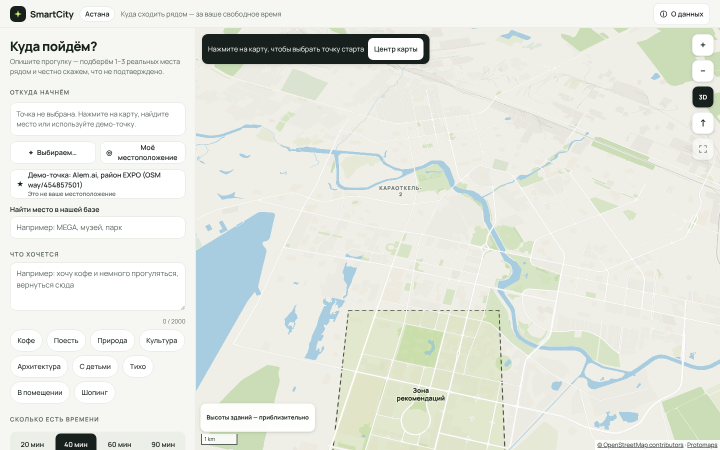
#> input picture artifacts/map-realism/before/before-city.png, 1440 x 900 px, found by its file name (shown at 1/2 size); its folder holds 4 pictures in this run
$ python compare_shots.py
#> lines starting #> are read from the running program, lines starting #| are printed output that depends on the picture; pictures that were not available may be replaced by others from this repository, and a replacement may not be noted
"""Side-by-side "before | after" sheets from real app screenshots (no drawing on the map itself).

Usage: python3 scripts/compare_shots.py artifacts/map-realism  (needs Pillow)
Desktop views are cropped to the map area (right of the 392 px panel); the phone view is shown whole.
"""

import sys
from pathlib import Path

from PIL import Image, ImageDraw, ImageFont

ROOT = Path(sys.argv[1] if len(sys.argv) > 1 else "artifacts/map-realism")
PAIRS = {
    "city": "Общий вид (z11.8)",
    "baiterek": "Байтерек (z17.2, наклон 62°)",
    "expo": "EXPO / Нур Алем (z16.2, наклон 58°)",
    "mobile": "Телефон 390×844: план прогулки на карте",
}


FONTS = (
    "/usr/share/fonts/truetype/dejavu/DejaVuSans-Bold.ttf",
    "/System/Library/Fonts/Supplemental/Arial Bold.ttf",
)


def font(size: int):
    for p in FONTS:
        if Path(p).is_file():
            return ImageFont.truetype(p, size)
    return ImageFont.load_default()


def sheet(name: str, title: str) -> Path:
#> called with name = 'city', title = 'Общий вид (z11.8)'
    a = Image.open(ROOT / "before" / f"before-{name}.png").convert("RGB")
#> a is the input picture: PIL image 1440x900 RGB; mean R, G, B 229.2, 232, 224.5
    b = Image.open(ROOT / "after" / f"after-{name}.png").convert("RGB")
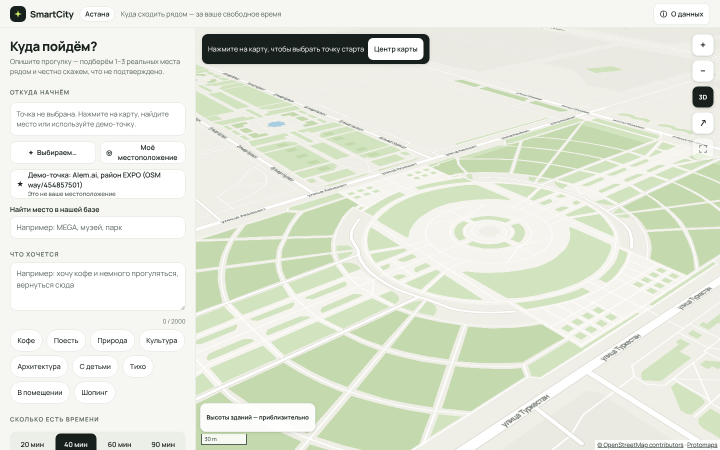
#> input picture artifacts/map-realism/before/before-baiterek.png, 1440 x 900 px, given in place of after-city.png, which was not available (shown at 1/2 size)
#> b is the input picture: PIL image 1440x900 RGB; mean R, G, B 227.3, 232, 219
    if name != "mobile":
        a, b = (im.crop((392, 56, im.width, im.height)) for im in (a, b))
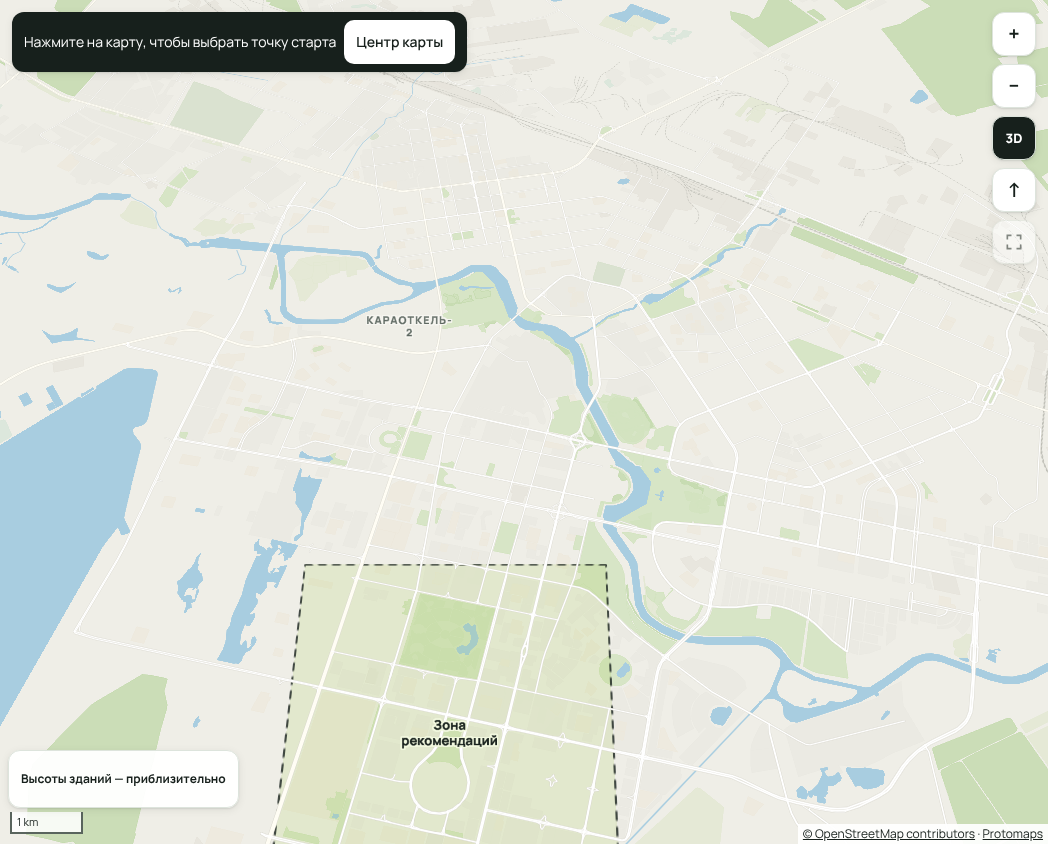
#> a: PIL image 1048x844 RGB; mean R, G, B 224.4, 227.9, 218.6
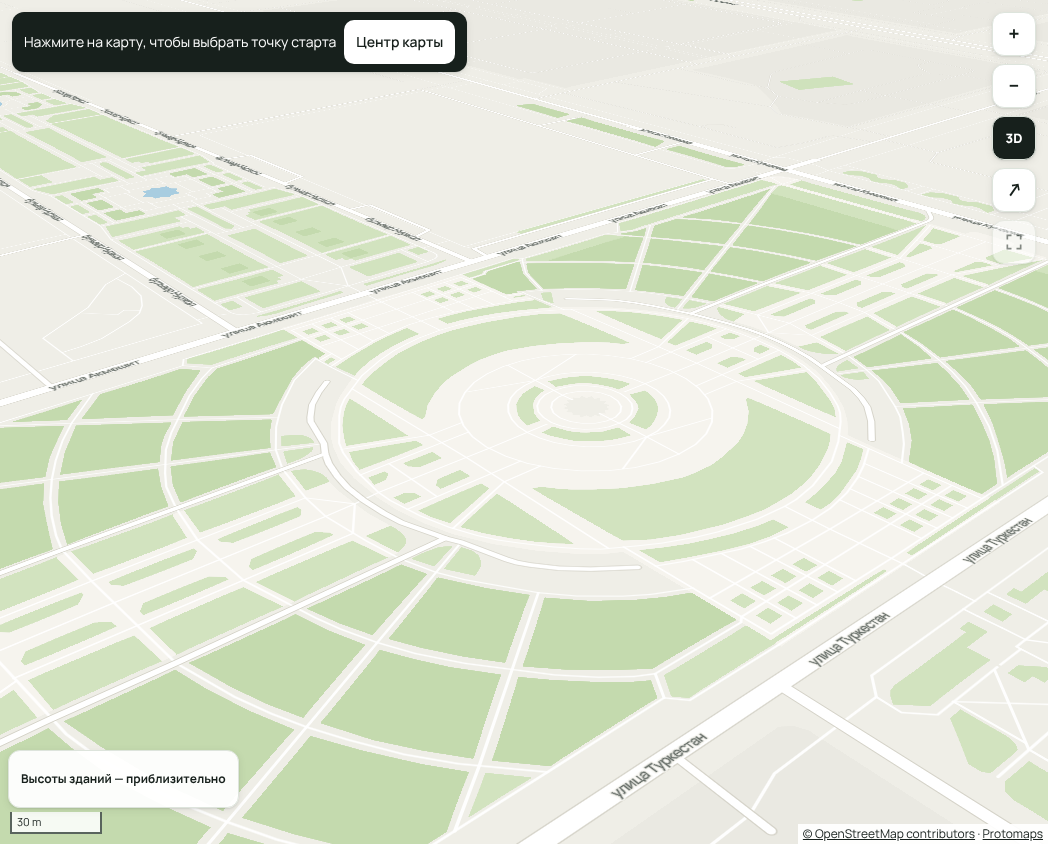
#> b: PIL image 1048x844 RGB; mean R, G, B 221.6, 228, 210.5
    head, gap = 70, 16
    out = Image.new("RGB", (a.width + b.width + gap, max(a.height, b.height) + head), "white")
#> out: PIL image 2112x914 RGB; every value is 255
    out.paste(a, (0, head))
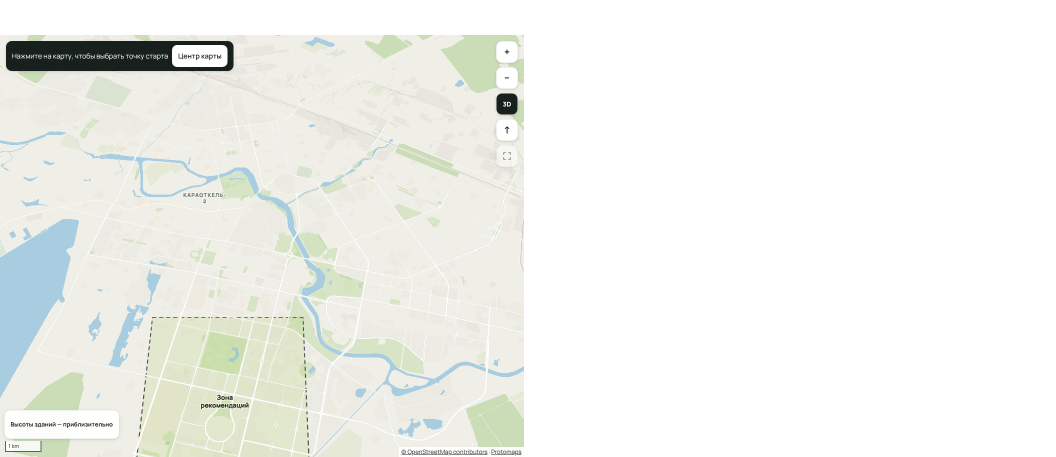
#> out: PIL image 2112x914 RGB (shown at 1/2 size); mean R, G, B 241, 242.6, 238.3
    out.paste(b, (a.width + gap, head))
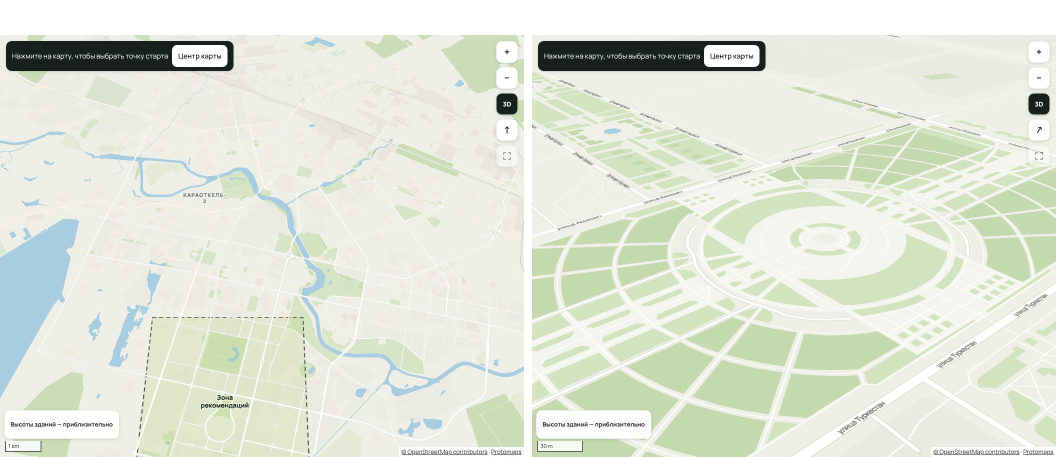
#> out: PIL image 2112x914 RGB (shown at 1/2 size); mean R, G, B 225.7, 230.2, 217.9
    d = ImageDraw.Draw(out)
    d.text((12, 8), title, fill="#17201C", font=font(26))
    d.text((12, 40), "ДО — 4cb6f98", fill="#7A2E2E", font=font(22))
    d.text((a.width + gap + 12, 40), "ПОСЛЕ — эта ветка", fill="#176447", font=font(22))
    path = ROOT / f"compare-{name}.png"
    out.save(path, optimize=True)
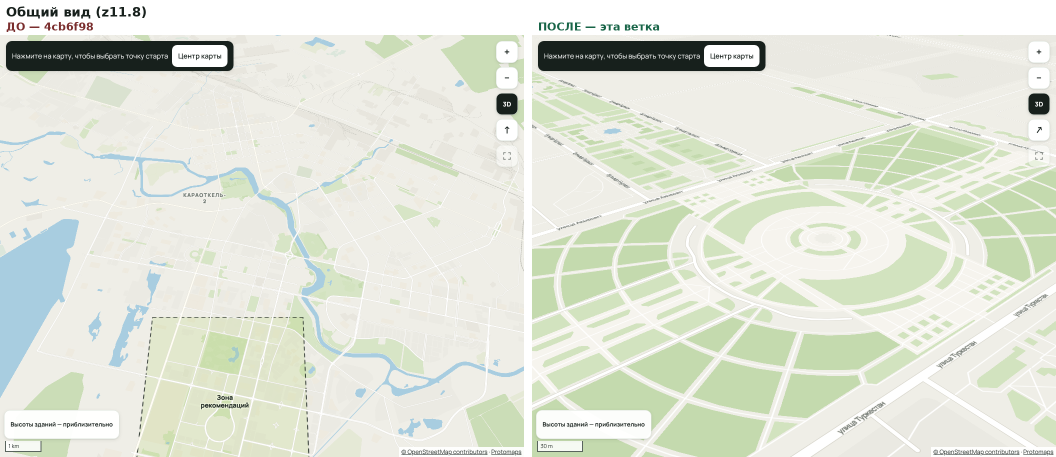
#> saved as compare-city.png: PIL image 2112x914 RGB (shown at 1/2 size); mean R, G, B 225.2, 229.7, 217.4
#> pass 3 of the loop `for n, t in PAIRS.items():`:
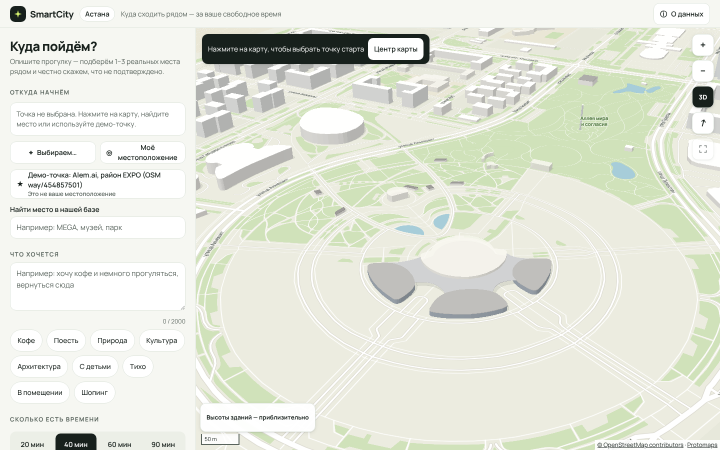
#> input picture artifacts/map-realism/before/before-expo.png, 1440 x 900 px, found by its file name (shown at 1/2 size)
#> in sheet, a is the input picture: PIL image 1440x900 RGB; mean R, G, B 227.8, 230.9, 219.7
#> in sheet (call 3), `a, b = (im.crop((392, 56, im.width, im.height)) for im in (a, b))`:
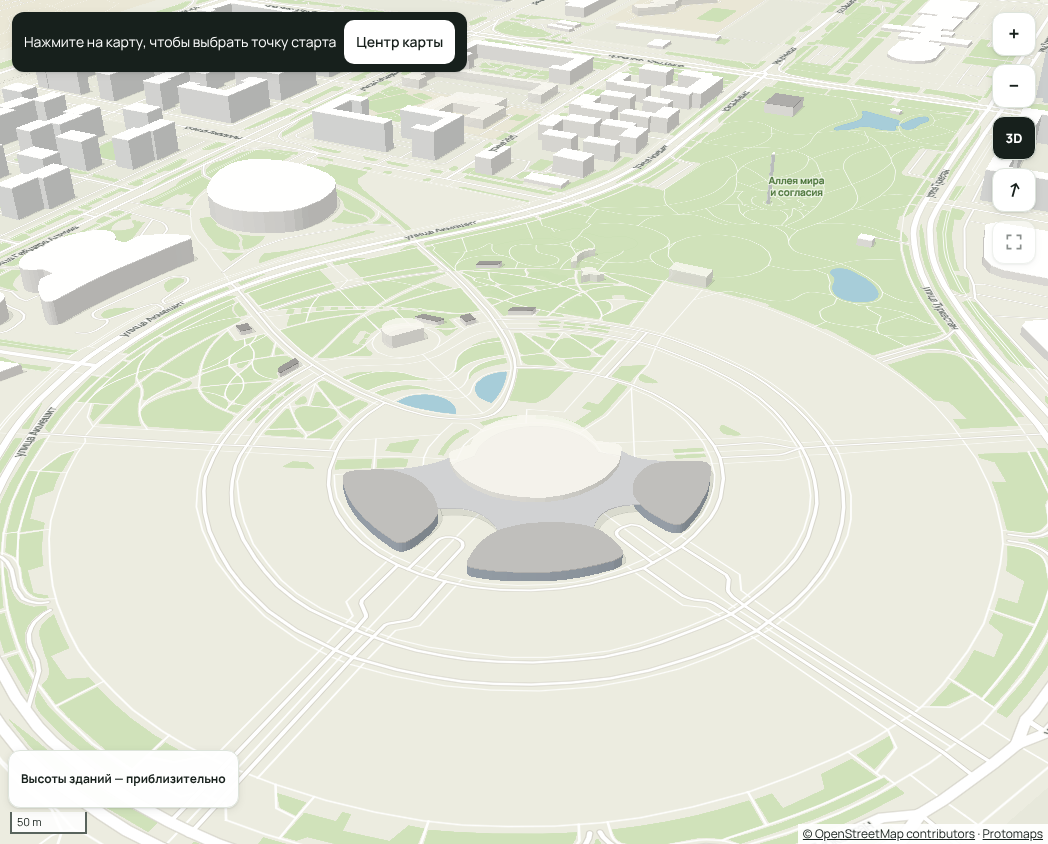
#> a: PIL image 1048x844 RGB; mean R, G, B 222.4, 226.3, 211.6
#> in sheet (call 3), `out.save(path, optimize=True)`:
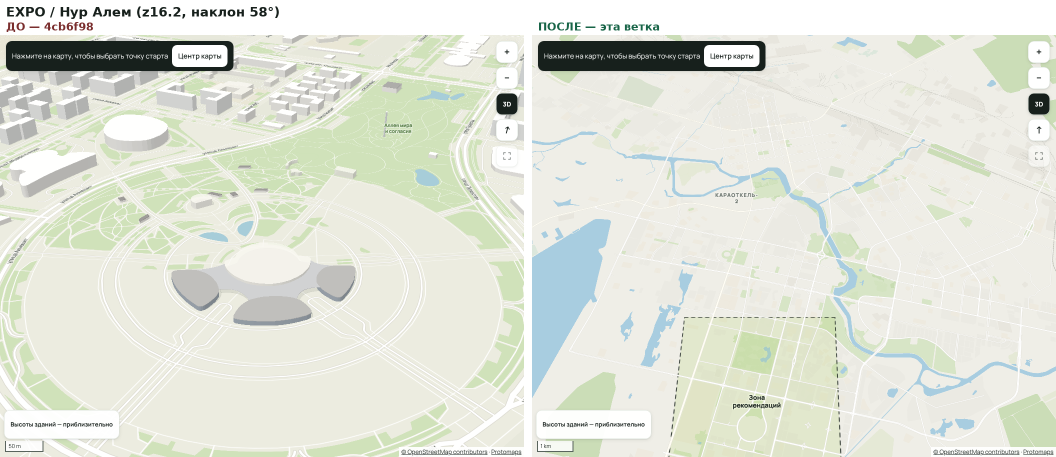
#> saved as compare-expo.png: PIL image 2112x914 RGB (shown at 1/2 size); mean R, G, B 225.3, 228.8, 217.7
    return path


if __name__ == "__main__":
    for n, t in PAIRS.items():
#> (the run stopped early here; a loop or call above may not have finished)
